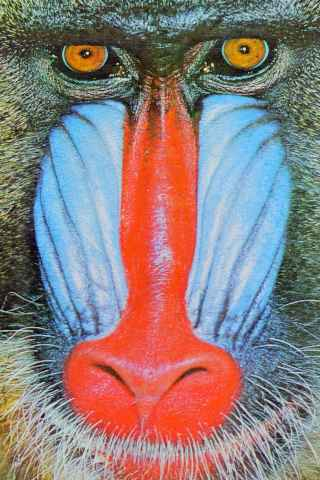
#> input picture lib/TJpg_Decoder/examples/LittleFS/All_LittleFS/data/Baboon40.jpg, 320 x 480 px
$ python ImgTo7EPD.py
#> lines starting #> are read from the running program, lines starting #| are printed output that depends on the picture
import sys
from PIL import Image, ImageTk
import tkinter as tk
from tkinter import filedialog
import matplotlib.pyplot as plt

# Hide Tkinter root window
root = tk.Tk()
root.withdraw()

# Ask user to choose an image
input_path = filedialog.askopenfilename(
    title="Select an image to convert to 7-color EPD format",
    filetypes=[("Image files", "*.png;*.jpg;*.jpeg;*.bmp")]
)
#> the answer given: ../lib/TJpg_Decoder/examples/LittleFS/All_LittleFS/data/Baboon40.jpg
if not input_path:
    print("No image selected. Exiting.")
    sys.exit(0)

# Ask user where to save the .h file
output_path = filedialog.asksaveasfilename(
    title="Save as",
    defaultextension=".h",
    filetypes=[("C Header File", "*.h")]
)
if not output_path:
    print("No save location chosen. Exiting.")
    sys.exit(0)

# 7-color palette with Arduino index mapping (0-6)
PALETTE = [
    (0, 0, 0),       # 0 Black
    (255, 255, 255), # 1 White
    (0, 255, 0),     # 2 Green
    (0, 0, 255),     # 3 Blue
    (255, 0, 0),     # 4 Red
    (255, 255, 0),   # 5 Yellow
    (255, 128, 0)    # 6 Orange
]

def nearest_color_index(rgb):
    r, g, b = rgb
    best_idx = 0
    best_dist = float('inf')
    for idx, (pr, pg, pb) in enumerate(PALETTE):
        dist = (r - pr)**2 + (g - pg)**2 + (b - pb)**2
        if dist < best_dist:
            best_dist = dist
            best_idx = idx
    return best_idx

# Load and convert image
im = Image.open(input_path).convert('RGB')
#> im is the input picture: PIL image 320x480 RGB; mean R, G, B 141.1, 125, 124.7

# Keep original orientation, resize to fit EPD while preserving aspect ratio
epd_w, epd_h = 800, 480
im.thumbnail((epd_w, epd_h), Image.Resampling.LANCZOS)

w, h = im.size
#> w = 320; h = 480
pixels = list(im.getdata())
#> pixels = 153600 items
indexed_pixels = [nearest_color_index(p) for p in pixels]
#> indexed_pixels = 153600 items

# Pack 3 bits per pixel
data = []
for y in range(h):
    row = indexed_pixels[y*w:(y+1)*w]
    for i in range(0, len(row), 8):
        group = row[i:i+8]
        while len(group) < 8:
            group.append(1)  # pad with white
        byte1 = (group[0] << 5) | (group[1] << 2) | (group[2] >> 1)
        byte2 = ((group[2] & 1) << 7) | (group[3] << 4) | (group[4] << 1) | (group[5] >> 2)
        byte3 = ((group[5] & 3) << 6) | (group[6] << 3) | group[7]
        data.extend([byte1, byte2, byte3])
#> after the loop, data = 57600 items

# Save to .h file
with open(output_path, "w") as f:
    f.write(f"const unsigned char my_7color_image[] PROGMEM = {{\n")
    for i, b in enumerate(data):
        f.write(f"0x{b:02X},")
        if (i + 1) % 16 == 0:
            f.write("\n")
#> this loop made 57600 passes
#> b on passes 1 to 3: 216, 236, 14
    f.write("};\n")
    f.write(f"// Width: {w}, Height: {h}\n")

# Optional preview: original vs 7-color converted
preview_im = Image.new("RGB", (w*2, h))
#> preview_im: PIL image 640x480 RGB; every value is 0
preview_im.paste(im, (0,0))
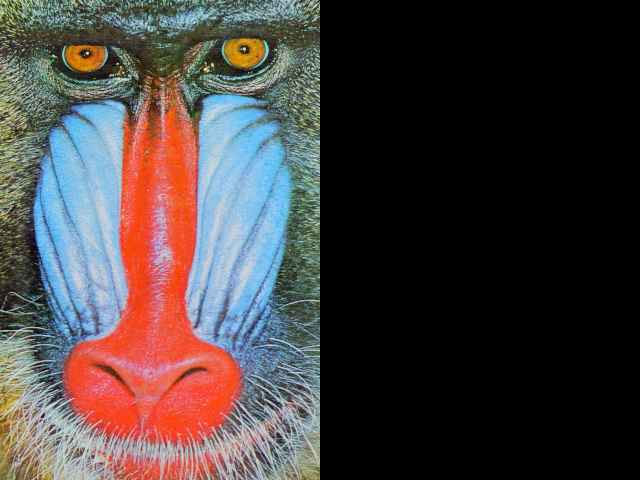
#> preview_im: PIL image 640x480 RGB; mean R, G, B 70.5, 62.5, 62.3
converted = Image.new("RGB", (w,h))
#> converted: PIL image 320x480 RGB; every value is 0
for y in range(h):
    for x in range(w):
        idx = indexed_pixels[y*w + x]
        converted.putpixel((x,y), PALETTE[idx])
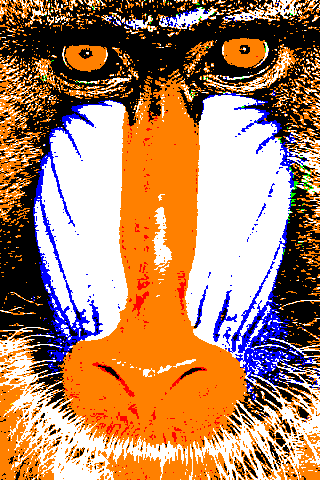
#> converted: PIL image 320x480 RGB; mean R, G, B 176.9, 131.2, 98.4
preview_im.paste(converted, (w,0))
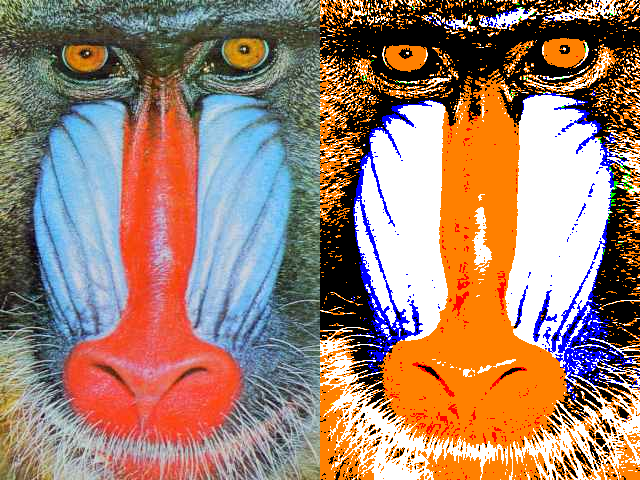
#> preview_im: PIL image 640x480 RGB; mean R, G, B 159, 128.1, 111.5
plt.figure(figsize=(12,6))
plt.imshow(preview_im)
plt.axis('off')
plt.title("Left: Original | Right: 7-color EPD preview")
plt.show()

print(f"Done! Saved to {output_path}")

$ run again, on lib/TJpg_Decoder/examples/LittleFS/All_LittleFS/data/tiger.jpg
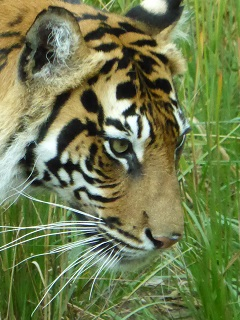
#> input picture lib/TJpg_Decoder/examples/LittleFS/All_LittleFS/data/tiger.jpg, 240 x 320 px
#> im is the input picture: PIL image 240x320 RGB; mean R, G, B 112.2, 124.2, 78
#> pixels = 76800 items
#> after the loop `for y in range(h):`: data = 28800 items
#> the loop `for i, b in enumerate(data):` made 28800 passes
#> b on passes 1 to 3: 219, 109, 182
#> after the loop `for y in range(h):`:
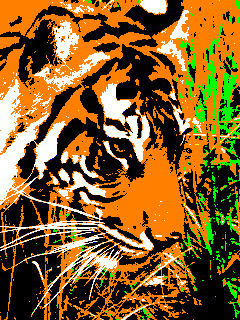
#> converted: PIL image 240x320 RGB; mean R, G, B 134.1, 95.5, 35
#> `preview_im.paste(converted, (w,0))`:
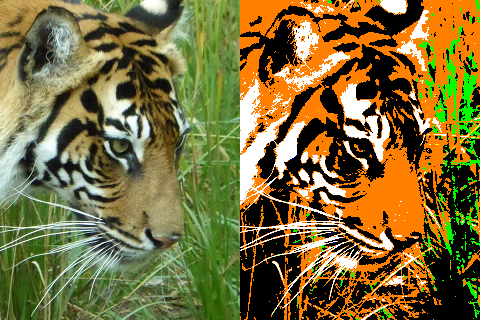
#> preview_im: PIL image 480x320 RGB; mean R, G, B 123.1, 109.8, 56.5
